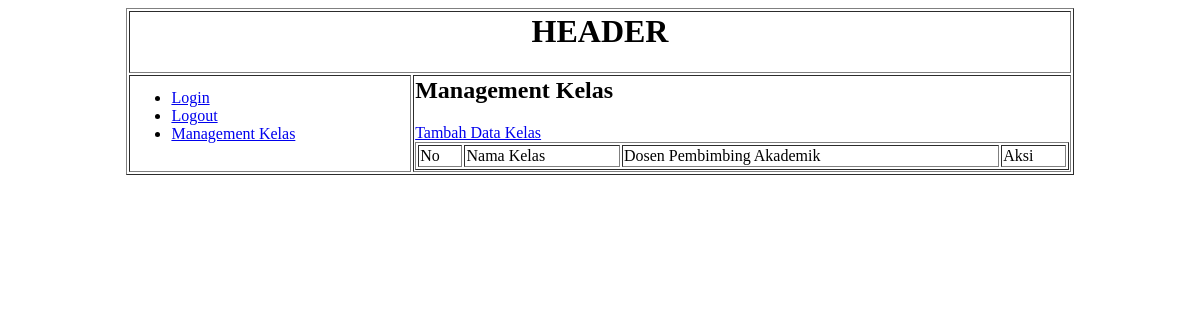
/xadmin/index.php?page=Kelas (signed in), run on an earlier commit of the app's database.
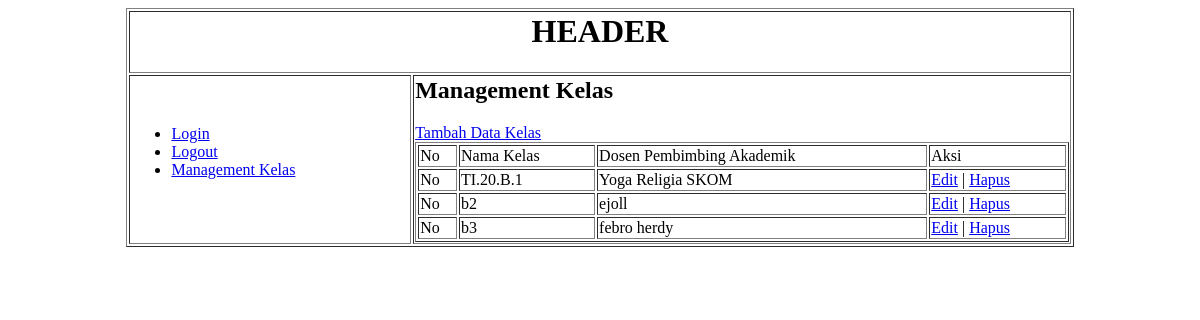
And on a later commit of the database.
### tables this page shows
CREATE TABLE `kelas` (
  `id_kelas` int(10) NOT NULL,
  `nama_kelas` varchar(20) NOT NULL,
  `dpa` varchar(255) NOT NULL
);

### xadmin/kelas/kelas.php (the view)
<h2>Management Kelas</h2>
<a href="?page=Tambah-Kelas">Tambah Data Kelas</a>
<table border="1" width=100%>
    <tr>
        <td>No</td>
        <td>Nama Kelas</td>
        <td>Dosen Pembimbing Akademik</td>
        <td>Aksi</td>
    </tr>
    <?php
        $xquery = mysqli_query($koneksi, "select * from kelas");
        while($data = mysqli_fetch_array($xquery)){
    ?>
    <tr>
        <td>No</td>
        <td><?php echo $data['nama_kelas']; ?></td>
        <td><?php echo $data['dpa']; ?></td>
        <td><a href="?page=Edit-Kelas&No=<?php echo $data['id_kelas']; ?>">Edit</a> | <a href="?page=Hapus-Kelas&No=<?php echo $data['id_kelas']; ?>">Hapus</a>
    </tr>
        <?php } ?>
</table>

### xadmin/index.php (shortened to what this page needs)
<?php
include '../xconfig/xconfig.php';
    if(!isset($_SESSION['id_user'])){
        header('location:login.php');
    }else{
?>
<html>
<head>
</head>
<body>
<table border="1"  width="80%" align="center">
    <tr>
        <td colspan="2" align="center"><h1>HEADER</h1></td>
    </tr>
    <tr>
        <td width="30%">
            <ul>
                <li><a href="login.php">Login</a></li>
                <li><a href="logout.php">Logout</a></li>
                <li><a href="?page=Kelas">Management Kelas</a></li>
            </ul>
        </td>
        <td width="70%">
            <?php
                $hal = $_GET['page'];
                if($hal == 'Utama'){
                    require 'utama.php';
                }else if($hal == 'Kelas'){
                    require 'kelas/kelas.php';
                }else if($hal == 'Tambah-Kelas'){
                    require 'kelas/add-kelas.php';
                }else if($hal == 'Edit-Kelas'){
                    require 'kelas/edit-kelas.php';
                }else if($hal == 'Hapus-Kelas'){
                    require 'kelas/hapus-kelas.php';
                }else{
                    echo "<h1>MAAF, HALAMAN TIDAK TERSEDIA</h1>";
                }
            ?>
        </td>
    </tr>
</table>
</body>
</html>
    <?php } ?>

What changed in the data, as far as the page shows it:
added kelas: nama_kelas "TI.20.B.1", dpa "Yoga Religia SKOM"
added kelas: nama_kelas "b2", dpa "ejoll"
added kelas: nama_kelas "b3", dpa "febro herdy"
